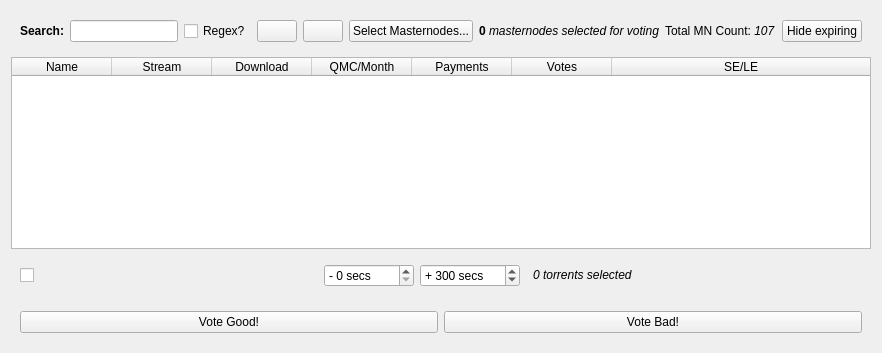
      <widget class="SearchTorrentsTab" name="search_torrent_tab">
       <attribute name="title">
        <string>Search Torrents</string>
       </attribute>
       <layout class="QVBoxLayout" name="verticalLayout_3">
        <item>
         <widget class="QWidget" name="_widget_3" native="true">
          <layout class="QHBoxLayout" name="horizontalLayout_2">
           <item>
            <widget class="QLabel" name="_label_5">
             <property name="text">
              <string>&lt;b&gt;Search:&lt;/b&gt;</string>
             </property>
             <property name="buddy">
              <cstring>search_bar</cstring>
             </property>
            </widget>
           </item>
           <item>
            <widget class="TorrentSearchBar" name="search_bar"/>
           </item>
           <item>
            <widget class="QCheckBox" name="regex_checkbox">
             <property name="text">
              <string>Regex?</string>
             </property>
            </widget>
           </item>
           <item>
            <widget class="QPushButton" name="search_button">
             <property name="text">
              <string/>
             </property>
             <property name="icon">
              <iconset resource="../../../resources.qrc">
               <normaloff>:/pixmaps/refresh</normaloff>:/pixmaps/refresh</iconset>
             </property>
            </widget>
           </item>
           <item>
            <widget class="QPushButton" name="budget_projection_btn">
             <property name="text">
              <string/>
             </property>
             <property name="icon">
              <iconset resource="../../../resources.qrc">
               <normaloff>:/pixmaps/list</normaloff>:/pixmaps/list</iconset>
             </property>
            </widget>
           </item>
           <item>
            <widget class="QPushButton" name="select_masternodes_btn">
             <property name="text">
              <string>Select Masternodes...</string>
             </property>
            </widget>
           </item>
           <item>
            <widget class="QLabel" name="masternodes_selected">
             <property name="text">
              <string>&lt;html&gt;&lt;head/&gt;&lt;body&gt;&lt;p&gt;&lt;span style=&quot; font-weight:600;&quot;&gt;0 &lt;/span&gt;&lt;span style=&quot; font-style:italic;&quot;&gt;masternodes selected for voting&lt;/span&gt;&lt;/p&gt;&lt;/body&gt;&lt;/html&gt;</string>
             </property>
            </widget>
           </item>
           <item>
            <widget class="QLabel" name="mn_count_label">
             <property name="text">
              <string>&lt;html&gt;&lt;head/&gt;&lt;body&gt;&lt;p&gt;Total MN Count: &lt;span style=&quot; font-style:italic;&quot;&gt;107&lt;/span&gt;&lt;/p&gt;&lt;/body&gt;&lt;/html&gt;</string>
             </property>
            </widget>
           </item>
           <item>
            <widget class="QPushButton" name="hide_expiring_checkbtn">
             <property name="text">
              <string>Hide expiring</string>
             </property>
             <property name="checkable">
              <bool>true</bool>
             </property>
             <property name="checked">
              <bool>false</bool>
             </property>
            </widget>
           </item>
          </layout>
         </widget>
        </item>
        <item>
         <widget class="TorrentsTable" name="torrents_table">
          <property name="editTriggers">
           <set>QAbstractItemView::AnyKeyPressed|QAbstractItemView::EditKeyPressed</set>
          </property>
          <property name="selectionMode">
           <enum>QAbstractItemView::SingleSelection</enum>
          </property>
          <property name="selectionBehavior">
           <enum>QAbstractItemView::SelectRows</enum>
          </property>
          <property name="sortingEnabled">
           <bool>true</bool>
          </property>
          <property name="rowCount">
           <number>0</number>
          </property>
          <attribute name="horizontalHeaderShowSortIndicator" stdset="0">
           <bool>true</bool>
          </attribute>
          <attribute name="horizontalHeaderStretchLastSection">
           <bool>true</bool>
          </attribute>
          <attribute name="verticalHeaderVisible">
           <bool>false</bool>
          </attribute>
          <attribute name="verticalHeaderHighlightSections">
           <bool>false</bool>
          </attribute>
          <column>
           <property name="text">
            <string>Name</string>
           </property>
          </column>
          <column>
           <property name="text">
            <string>Stream</string>
           </property>
          </column>
          <column>
           <property name="text">
            <string>Download</string>
           </property>
          </column>
          <column>
           <property name="text">
            <string>QMC/Month</string>
           </property>
          </column>
          <column>
           <property name="text">
            <string>Payments</string>
           </property>
          </column>
          <column>
           <property name="text">
            <string>Votes</string>
           </property>
          </column>
          <column>
           <property name="text">
            <string>SE/LE</string>
           </property>
          </column>
         </widget>
        </item>
        <item>
         <widget class="QWidget" name="_widget_5" native="true">
          <layout class="QHBoxLayout" name="horizontalLayout_5">
           <item>
            <widget class="QCheckBox" name="random_delay_checkbox">
             <property name="text">
              <string/>
             </property>
             <property name="icon">
              <iconset resource="../../../resources.qrc">
               <normaloff>:/pixmaps/clock</normaloff>:/pixmaps/clock</iconset>
             </property>
            </widget>
           </item>
           <item>
            <widget class="QSpinBox" name="min_time_numbox">
             <property name="maximumSize">
              <size>
               <width>90</width>
               <height>16777215</height>
              </size>
             </property>
             <property name="suffix">
              <string> secs</string>
             </property>
             <property name="prefix">
              <string>- </string>
             </property>
             <property name="maximum">
              <number>18000</number>
             </property>
            </widget>
           </item>
           <item>
            <widget class="QSpinBox" name="max_time_numbox">
             <property name="maximumSize">
              <size>
               <width>100</width>
               <height>16777215</height>
              </size>
             </property>
             <property name="suffix">
              <string> secs</string>
             </property>
             <property name="prefix">
              <string>+ </string>
             </property>
             <property name="maximum">
              <number>18000</number>
             </property>
             <property name="value">
              <number>300</number>
             </property>
            </widget>
           </item>
           <item>
            <spacer name="_horizontalSpacer_3">
             <property name="orientation">
              <enum>Qt::Horizontal</enum>
             </property>
            </spacer>
           </item>
           <item>
            <widget class="TorrentsSelectedLabelCounter" name="torrents_selected_counter">
             <property name="text">
              <string>&lt;html&gt;&lt;head/&gt;&lt;body&gt;&lt;p&gt;&lt;span style=&quot; font-style:italic;&quot;&gt;0 torrents selected&lt;/span&gt;&lt;/p&gt;&lt;/body&gt;&lt;/html&gt;</string>
             </property>
            </widget>
           </item>
           <item>
            <widget class="QLabel" name="_label_6">
             <property name="maximumSize">
              <size>
               <width>25</width>
               <height>25</height>
              </size>
             </property>
             <property name="text">
              <string/>
             </property>
             <property name="pixmap">
              <pixmap resource="../../../resources.qrc">:/pixmaps/question</pixmap>
             </property>
             <property name="scaledContents">
              <bool>true</bool>
             </property>
            </widget>
           </item>
          </layout>
         </widget>
        </item>
        <item>
         <widget class="QWidget" name="_widget_4" native="true">
          <layout class="QHBoxLayout" name="horizontalLayout_3">
           <item>
            <widget class="QPushButton" name="vote_good_btn">
             <property name="text">
              <string>Vote Good!</string>
             </property>
            </widget>
           </item>
           <item>
            <widget class="QPushButton" name="vote_bad_btn">
             <property name="text">
              <string>Vote Bad!</string>
             </property>
            </widget>
           </item>
          </layout>
         </widget>
        </item>
       </layout>
      </widget>
